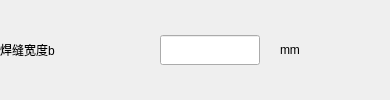
       <widget class="QWidget" name="widget" native="true">
        <layout class="QHBoxLayout" name="horizontalLayout_3">
         <property name="spacing">
          <number>20</number>
         </property>
         <property name="leftMargin">
          <number>0</number>
         </property>
         <property name="topMargin">
          <number>0</number>
         </property>
         <property name="rightMargin">
          <number>0</number>
         </property>
         <property name="bottomMargin">
          <number>0</number>
         </property>
         <item>
          <widget class="QLabel" name="lbPart3">
           <property name="minimumSize">
            <size>
             <width>100</width>
             <height>30</height>
            </size>
           </property>
           <property name="maximumSize">
            <size>
             <width>100</width>
             <height>30</height>
            </size>
           </property>
           <property name="text">
            <string>焊缝宽度b</string>
           </property>
          </widget>
         </item>
         <item>
          <spacer name="horizontalSpacer_16">
           <property name="orientation">
            <enum>Qt::Horizontal</enum>
           </property>
           <property name="sizeHint" stdset="0">
            <size>
             <width>40</width>
             <height>20</height>
            </size>
           </property>
          </spacer>
         </item>
         <item>
          <widget class="QLineEdit" name="lePartB">
           <property name="minimumSize">
            <size>
             <width>100</width>
             <height>30</height>
            </size>
           </property>
           <property name="maximumSize">
            <size>
             <width>100</width>
             <height>30</height>
            </size>
           </property>
          </widget>
         </item>
         <item>
          <widget class="QLabel" name="lbPart2_3">
           <property name="sizePolicy">
            <sizepolicy hsizetype="Expanding" vsizetype="Preferred">
             <horstretch>0</horstretch>
             <verstretch>0</verstretch>
            </sizepolicy>
           </property>
           <property name="minimumSize">
            <size>
             <width>70</width>
             <height>30</height>
            </size>
           </property>
           <property name="maximumSize">
            <size>
             <width>70</width>
             <height>30</height>
            </size>
           </property>
           <property name="text">
            <string>mm</string>
           </property>
          </widget>
         </item>
         <item>
          <spacer name="horizontalSpacer">
           <property name="orientation">
            <enum>Qt::Horizontal</enum>
           </property>
           <property name="sizeHint" stdset="0">
            <size>
             <width>40</width>
             <height>20</height>
            </size>
           </property>
          </spacer>
         </item>
        </layout>
       </widget>
